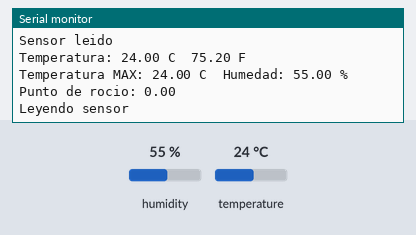
Bench run of a sketch on a simulated ESP8266 (NodeMCU). Parts: the last lines printed to the serial monitor. Wiring (inferred from the names in the program): DHT11 sensor: data GPIO 2. The test bench sets the inputs (shaded band); at power-on: humidity 55 %, temperature 24 °C. WiFi joins after 1.5 s; servers stay silent unless stated.

Above: at 2.8 s.
2.9 s: humidity set to 22 %
At 3.48 s:
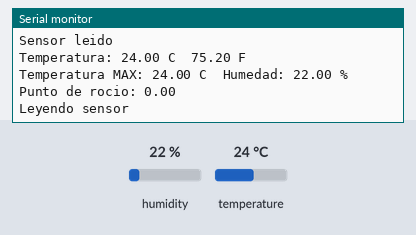
4.4 s: temperature set to 12 °C
5.9 s: humidity set to 40 %
At 6.2 s:
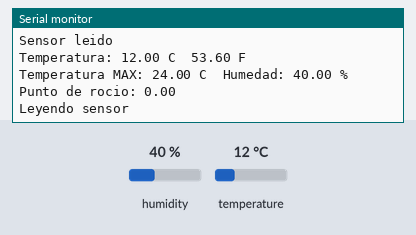
7.4 s: temperature set to 19 °C
Timing chart, 0 to 10.4 s (numbered marks = the images above; inputs shaded):
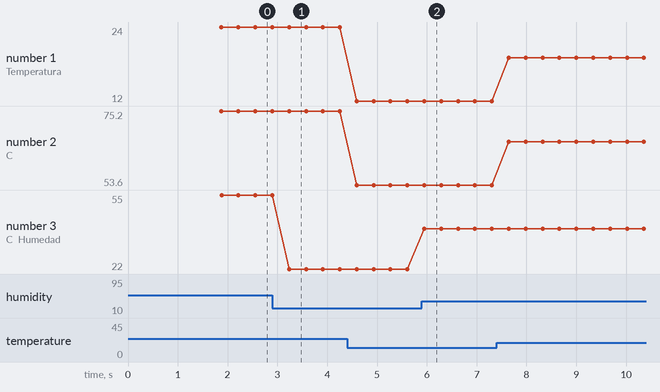

The sketch:

prueba_esp-dht11.ino
```cpp
#include <ESP8266WiFi.h>
#include <Wire.h> //I2C needed for sensors
#include <SoftwareSerial.h>
SoftwareSerial swSer(14, 12, false, 256);
#include "DHT.h"
#define DHTPIN          2   //Pin to attach the DHT (pinD4 en el node)
#define DHTTYPE DHT11       //type of DTH
const char* ssid     = "Netwok";
const char* password = "*****";
const int sleepTimeS = 60; //18000 for Half hour, 300 for 5 minutes etc.
const byte WDIR = A0;
const byte WSPEED = 14;
  ///////////////Weather////////////////////////
char server [] = "weatherstation.wunderground.com";
char WEBPAGE [] = "GET /weatherstation/updateweatherstation.php?";
char ID [] = "IREGINDE61";
char PASSWORD [] = "vIcente25";
float tempa = 0;

DHT dht(DHTPIN, DHTTYPE);

void setup() {
  // put your setup code here, to run once:
 delay(100);
  Serial.println();
  Serial.println();
  Serial.println("Inicializando Sistema ");
  Serial.print("Conectando a ");
  Serial.println(ssid);
  WiFi.begin(ssid, password);
  WiFi.mode(WIFI_STA);

  while (WiFi.status() != WL_CONNECTED) {
    delay(500);
    Serial.print(".");
  }
  Serial.begin(9600);
  swSer.begin(9600);

  Serial.println("");
  Serial.println("WiFi connected");
  Serial.println("IP address: ");
  Serial.println(WiFi.localIP());
  // Set WiFi mode to station (as opposed to AP or AP_STA)

}

void loop() {
  // put your main code here, to run repeatedly:

  dht.begin();
Serial.println("Leyendo sensor");

  float tempc = dht.readTemperature();
       Serial.println("Sensor leido");
        if (tempa==0) {
    tempa = tempc;
  }
        if ((tempc-tempa)>3) {
    loop();
  }
          if (tempc>tempa) {
    tempa= tempc;
  }

       Serial.print("Temperatura: ");
       Serial.print(tempc);
       Serial.print(" C  ");
  float tempf =  (tempc * 9.0)/ 5.0 + 32.0;
         Serial.print(tempf);
       Serial.println(" F");
      Serial.print("Temperatura MAX: ");
       Serial.print(tempa);
       Serial.print(" C  ");
  float humidity = dht.readHumidity();
  Serial.print("Humedad: ");
  Serial.print(humidity);
  Serial.println(" %");
  double dewptf = (dewPoint(tempc, dht.readHumidity()));
    Serial.print("Punto de rocio: ");
  Serial.println(dewptf);

}

double dewPoint(double tempc, double humidity) //Calculate dew Point
{

}
```

Measured:
- after the input at 2.9 s, the serial monitor: prints a new line after 0.33 s (image 1)
- after the input at 5.9 s, the serial monitor: prints a new line after 0.05 s (image 2)
- plotted number 1: 24 → 12 after the input at 4.4 s, 12 → 19 after the input at 7.4 s
- plotted number 2: 75.2 → 53.6 after the input at 4.4 s, 53.6 → 66.2 after the input at 7.4 s
- plotted number 3: 55 → 22 after the input at 2.9 s, 22 → 40 after the input at 5.9 s
